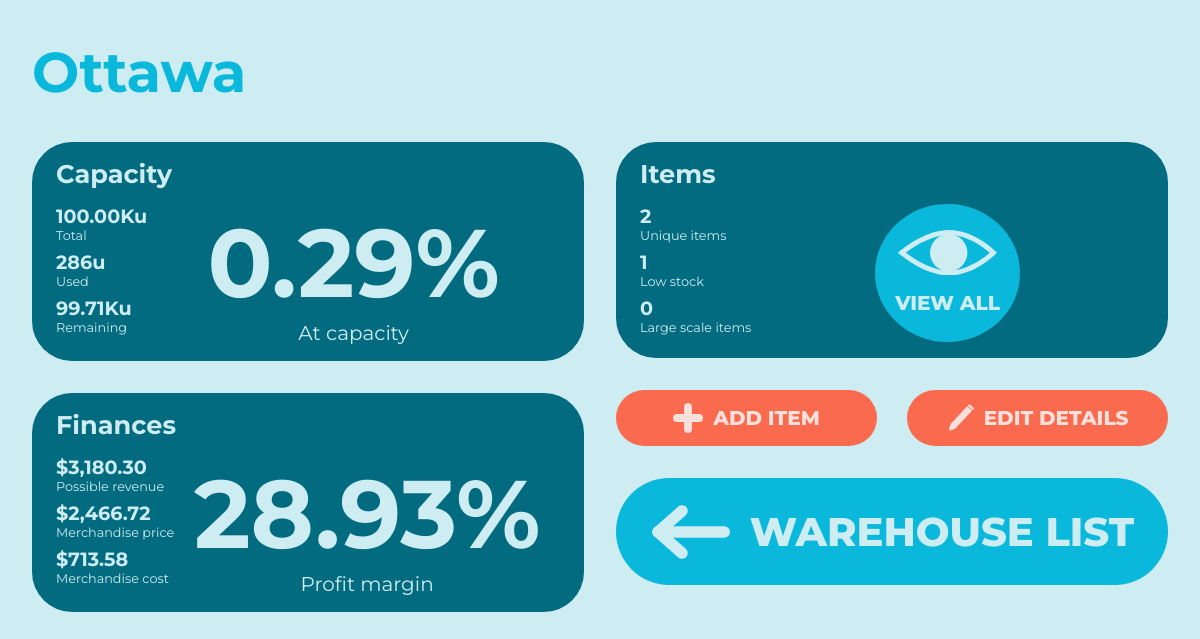
The page /view-warehouse/Ottawa on the database as committed earlier.
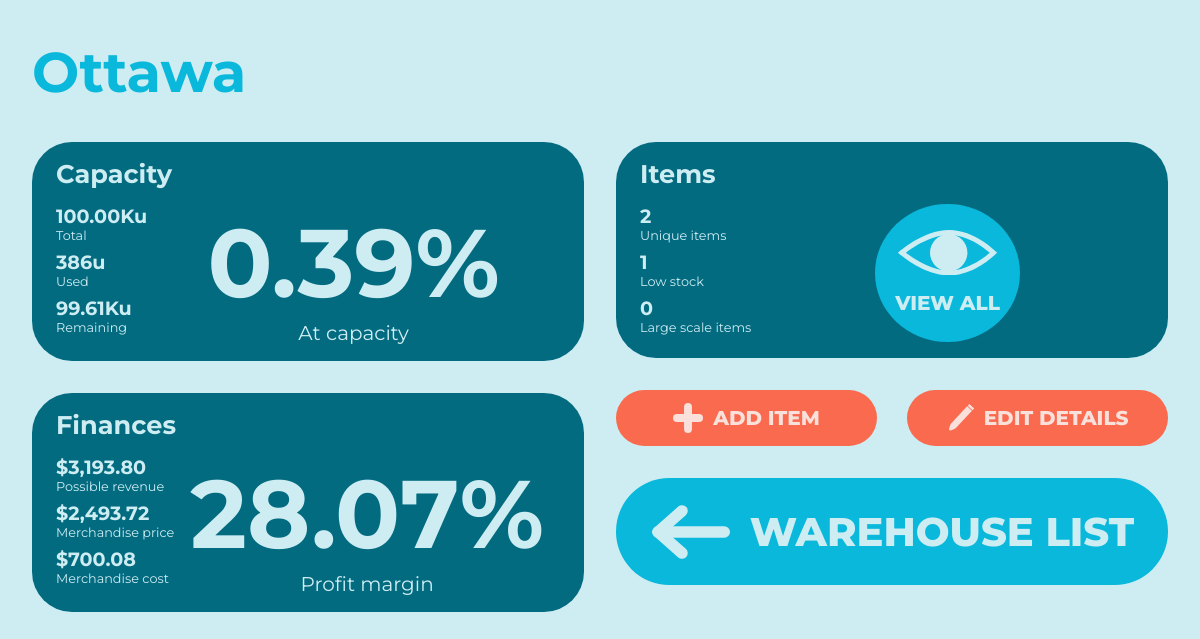
The same page on the database as committed later.
### wms/models.py (models this page shows, shortened)
class Warehouse(db.Model):
    _id = db.Column(db.Integer, primary_key=True)
    name = db.Column(db.String(MAXIMUM_NAME_LEN), unique=True, nullable=False)
    capacity = db.Column(db.Integer, nullable=False)
    items = db.relationship("Item", backref="home_warehouse", lazy=True)
    @hybrid_property
    def remaining_capacity(self):
        capacityUsed = 0
        for item in self.items:
            capacityUsed += item.quantity * ItemTemplate.query.filter_by(_id=item.item_template_id).first().size
        return self.capacity - capacityUsed
    @hybrid_property
    def possible_revenue(self):
        revenue = 0
        for item in self.items:
            item_temp = ItemTemplate.query.filter_by(_id=item.item_template_id).first()
            revenue += item.quantity * (item_temp.price - item_temp.cost)
        return revenue
    @hybrid_property
    def total_production_cost(self):
        total_production_cost = 0
        for item in self.items:
            total_production_cost += item.quantity * ItemTemplate.query.filter_by(_id=item.item_template_id).first().cost
        return total_production_cost
    @hybrid_property
    def low_stock_items(self):
        low_stock = []
        for item in self.items:
            if item.quantity <= ItemTemplate.query.filter_by(_id=item.item_template_id).first().low_threshold:
                low_stock.append(item)
        return low_stock
    @hybrid_property
    def large_scale_items(self):
        large = []
        for item in self.items:
            if ItemTemplate.query.filter_by(_id=item.item_template_id).first().size >= LARGE_SCALE_SIZE:
                large.append(item)
        return large

class Item(db.Model):
    _id = db.Column(db.Integer, primary_key=True)
    quantity = db.Column(db.Integer, nullable=False)
    warehouse = db.Column(db.String(MAXIMUM_NAME_LEN), db.ForeignKey('warehouse.name'), nullable=False)
    item_template_id = db.Column(db.Integer, db.ForeignKey('item_template._id'), nullable=False)

class ItemTemplate(db.Model):
    _id = db.Column(db.Integer, primary_key=True)
    name = db.Column(db.String(MAXIMUM_NAME_LEN), unique=True, nullable=False)
    price = db.Column(db.Float, nullable=False)
    cost = db.Column(db.Float, nullable=False)
    size = db.Column(db.Integer, nullable=False)
    low_threshold = db.Column(db.Integer, nullable=False)
    instances = db.relationship('Item', backref='item_template', lazy=True)  # Instances using this item template

### wms/routes.py (the view, shortened to what this page needs)
@app.route("/view-warehouse/<warehouse_name>", methods=METHODS)
def view_warehouse(warehouse_name):
    warehouse = Warehouse.query.filter_by(name=warehouse_name).first()
    warehouseForm = WarehouseForm()
    warehouseForm.editing_details = True
    warehouseForm.current_id = warehouse._id
    itemForm = AddItemForm()
    itemForm.update_choices()
    itemForm.warehouse = warehouse
    if warehouseForm.validate_on_submit():
        warehouse.name = warehouseForm.name.data
        warehouse.capacity = warehouseForm.capacity.data
        db.session.commit()
        return redirect(url_for('view_warehouse', warehouse_name=warehouse.name))
    return render_template("view-warehouse.html",
                           warehouse=warehouse,
                           warehouseForm=warehouseForm,
                           itemForm=itemForm,
                           price_format=price_format,
                           capacity_format=capacity_format)

### wms/forms.py (called while the page is built)
    def update_choices(self):
        self.item_name.choices = [item.name for item in ItemTemplate.query.all()]

### wms/functions.py (called while the page is built)
def price_format(price, small=False):
    price = round(price, 2)
    if small:
        if price >= 1000:
            price /= 1000
            return "{:.2f}K".format(price)
    if price < 10000:
        return "{:,.2f}".format(price)
    else:
        if 1000000 < price < 9000000:
            price /= 1000000
            return "{:.2f}M".format(price)
        price /= 1000
        return "{:.2f}K".format(price)

def capacity_format(capacity):
    if capacity < 10000:
        return "{:,}".format(capacity)
    elif 10000 <= capacity <= 999999:
        capacity /= 1000
        return "{:.2f}K".format(capacity)
    else:
        capacity /= 1000000
        return "{:.2f}M".format(capacity)

### wms/templates/view-warehouse.html (shortened to what this page needs)
<!DOCTYPE html>
{% extends "base.html" %}
{% block content %}
<link rel="stylesheet" href="{{url_for('static', filename='view-warehouse.css')}}">
<h1>{{warehouse.name}}</h1>
<div class="main-content">
    <div class="left-half">
        <div class="capacity stats-card">
            <h2>Capacity</h2>
            <div class="stats">
                <ul>
                    <li>
                        <h3>{{capacity_format(warehouse.capacity)}}u</h3>
                        <p>Total</p>
                    </li>
                    <li>
                        <h3>{{capacity_format(warehouse.capacity - warehouse.remaining_capacity)}}u</h3>
                        <p>Used</p>
                    </li>
                    <li>
                        <h3>{{capacity_format(warehouse.remaining_capacity)}}u</h3>
                        <p>Remaining</p>
                    </li>
                </ul>
                <div class="big-stat">
                    <h1>{{price_format((warehouse.capacity - warehouse.remaining_capacity) / warehouse.capacity * 100)}}%</h1>
                    <p>At capacity</p>
                </div>
            </div>
        </div>
        <div class="finances stats-card">
            <h2>Finances</h2>
            <div class="stats">
                <ul>
                    <li>
                        <h3>${{price_format(warehouse.possible_revenue)}}</h3>
                        <p>Possible revenue</p>
                    </li>
                    <li>
                        <h3>${{price_format(warehouse.possible_revenue - warehouse.total_production_cost)}}</h3>
                        <p>Merchandise price</p>
                    </li>
                    <li>
                        <h3>${{price_format(warehouse.total_production_cost)}}</h3>
                        <p>Merchandise cost</p>
                    </li>
                </ul>
                <div class="big-stat">
                    <h1>
                        {% if warehouse.possible_revenue - warehouse.total_production_cost == 0 %}
                            0.00%
                        {% else %}
                            {{price_format(warehouse.total_production_cost / (warehouse.possible_revenue - warehouse.total_production_cost) * 100)}}%
                        {% endif %}
                    </h1>
                    <p>Profit margin</p>
                </div>
            </div>
        </div>
    </div>
    <div class="right-half">
        <div class="items stats-card">
            <h2>Items</h2>
            <div class="stats">
                <ul>
                    <li>
                        <h3>{{warehouse.items|length}}</h3>
                        <p>Unique items</p>
                    </li>
                    <li>
                        <h3>{{warehouse.low_stock_items|length}}</h3>
                        <p>Low stock</p>
                    </li>
                    <li>
                        <h3>{{warehouse.large_scale_items|length}}</h3>
                        <p>Large scale items</p>
                    </li>
                </ul>
                <button class="view-all" id="view-all">
                    <h1>View all</h1>
                </button>
            </div>
        </div>
        <div class="warehouse-buttons">
            <button class="add-item" id="add-item">
                <img src="{{url_for('static', filename='+.svg')}}" alt="+ button">
                <h1>Add item</h1>
            </button>
            <button class="edit-details" id="edit-details">
                <h1>Edit details</h1>
            </button>
        </div>
        <a href="{{url_for('warehouses')}}">
            <button class="home-button" id="home-button">
                <h1>Warehouse list</h1>
            </button>
        </a>
    </div>
</div>
{% endblock content %}

### wms/templates/base.html (shortened to what this page needs)
<!DOCTYPE html>
<html lang="en">
<head>
    <link rel="stylesheet" href="{{url_for('static', filename='main.css')}}">
</head>
<body>
    {% block content %}{% endblock content %}
</body>
</html>

### wms/static/main.css (style rules this page uses)
body, html { margin: 0; padding: 0; background-color: #CEEDF3; font-family: 'Montserrat', sans-serif; scroll-behavior: smooth; }
a, button { cursor: pointer; font-family: 'Montserrat', sans-serif; text-decoration: none; }
a:link, button:link { text-decoration: none !important; }
img { pointer-events: none; -moz-user-select: none; -ms-user-select: none; user-select: none; -webkit-user-select: none; }

### wms/static/view-warehouse.css (style rules this page uses)
body { margin: 0 2em; padding: 0; }
h1 { color: #09B8DB; font-size: 3.5em; margin-bottom: 20px; }
ul, li { list-style: none; margin: 0; padding: 0; }
.main-content { display: -webkit-box; display: -ms-flexbox; display: flex; }
.main-content .left-half, .main-content .right-half { width: 50%; padding: 1em 0; }
.main-content .left-half { padding-right: 1em; }
.main-content .right-half { padding-left: 1em; }
.stats-card { background-color: #036B80; color: #CEEDF3; border-radius: 40px; padding: 1em 1.5em; margin-bottom: 2em; }
.stats-card h3, .stats-card p { margin: 0; }
.stats-card h2 { font-size: 1.6em; margin: 0; margin-bottom: 15px; }
.stats-card h3 { font-size: 1.2em; }
.stats-card p { font-size: .8em; }
.stats-card .stats { display: -webkit-box; display: -ms-flexbox; display: flex; -webkit-box-pack: justify; -ms-flex-pack: justify; justify-content: space-between; }
.stats-card .stats li { margin-bottom: 7px; }
.stats-card .big-stat { text-align: center; margin: 0 auto; }
.stats-card .big-stat h1 { color: #CEEDF3; font-size: 6em; margin: 0; }
.stats-card .big-stat p { margin: 0; font-size: 20px; }
button { border: none; }
.warehouse-buttons { display: -webkit-box; display: -ms-flexbox; display: flex; margin-bottom: 2em; }
.warehouse-buttons button { background-color: #F96A4E; text-transform: uppercase; border-radius: 4em; padding: 1em 0; width: 50%; display: -webkit-box; display: -ms-flexbox; display: flex; -webkit-box-align: center; -ms-flex-align: center; align-items: center; -webkit-box-pack: center; -ms-flex-pack: center; justify-content: center; }
.warehouse-buttons button img { width: 30px; margin-right: 10px; }
.warehouse-buttons button svg { margin-right: 10px; }
.warehouse-buttons .add-item { margin-right: 30px; }
.warehouse-buttons h1 { color: #FAE0DB; font-size: 20px; font-weight: 800; margin: 0; }
.view-all { border-radius: 50%; background-color: #09B8DB; margin: 0 auto; padding: 1.5em; }
.view-all h1 { text-transform: uppercase; font-size: 20px; font-weight: 800; color: #CEEDF3; margin-bottom: 0; }
.home-button { display: -webkit-box; display: -ms-flexbox; display: flex; background-color: #09B8DB; padding: 1em; width: 100%; -webkit-box-pack: center; -ms-flex-pack: center; justify-content: center; -webkit-box-align: center; -ms-flex-align: center; align-items: center; border-radius: 4em; }
.home-button h1 { text-transform: uppercase; color: #CEEDF3; font-size: 40px; font-weight: 800; margin: 0; }
.home-button svg { margin-right: 20px; width: 80px; height: 80px; }
.finances { margin-bottom: 0; }

Rows that differ between the two databases and show on the page:
changed through a linked row, Warehouse "Ottawa": capacity.size "286" → "386"; capacity.size "0.29" → "0.39"
changed through a linked row, Item: quantity.capacity "99.71K" → "99.61K"; quantity.cost "3,180.30" → "3,193.80"; quantity.cost "2,466.72" → "2,493.72"; quantity.cost "713.58" → "700.08"; quantity.price "28.93" → "28.07"
